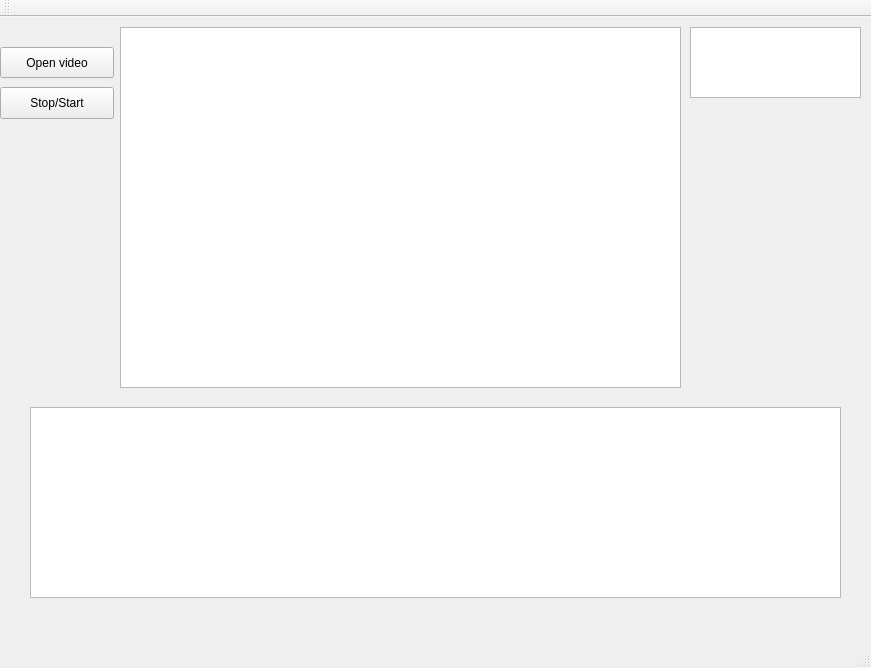
<?xml version="1.0" encoding="UTF-8"?>
<ui version="4.0">
 <class>MainWindow</class>
 <widget class="QMainWindow" name="MainWindow">
  <property name="geometry">
   <rect>
    <x>0</x>
    <y>0</y>
    <width>871</width>
    <height>668</height>
   </rect>
  </property>
  <property name="windowTitle">
   <string>MainWindow</string>
  </property>
  <widget class="QWidget" name="centralWidget">
   <widget class="QGraphicsView" name="video">
    <property name="geometry">
     <rect>
      <x>120</x>
      <y>10</y>
      <width>561</width>
      <height>361</height>
     </rect>
    </property>
   </widget>
   <widget class="QGraphicsView" name="subVideo">
    <property name="geometry">
     <rect>
      <x>690</x>
      <y>10</y>
      <width>171</width>
      <height>71</height>
     </rect>
    </property>
   </widget>
   <widget class="QTableView" name="tableView">
    <property name="geometry">
     <rect>
      <x>30</x>
      <y>390</y>
      <width>811</width>
      <height>191</height>
     </rect>
    </property>
   </widget>
   <widget class="QPushButton" name="openVideo">
    <property name="geometry">
     <rect>
      <x>0</x>
      <y>30</y>
      <width>114</width>
      <height>31</height>
     </rect>
    </property>
    <property name="text">
     <string>Open video</string>
    </property>
   </widget>
   <widget class="QPushButton" name="stopStart">
    <property name="geometry">
     <rect>
      <x>0</x>
      <y>70</y>
      <width>114</width>
      <height>32</height>
     </rect>
    </property>
    <property name="text">
     <string>Stop/Start</string>
    </property>
   </widget>
  </widget>
  <widget class="QMenuBar" name="menuBar">
   <property name="geometry">
    <rect>
     <x>0</x>
     <y>0</y>
     <width>871</width>
     <height>22</height>
    </rect>
   </property>
  </widget>
  <widget class="QToolBar" name="mainToolBar">
   <attribute name="toolBarArea">
    <enum>TopToolBarArea</enum>
   </attribute>
   <attribute name="toolBarBreak">
    <bool>false</bool>
   </attribute>
  </widget>
  <widget class="QStatusBar" name="statusBar"/>
 </widget>
 <layoutdefault spacing="6" margin="11"/>
 <resources/>
 <connections/>
</ui>
